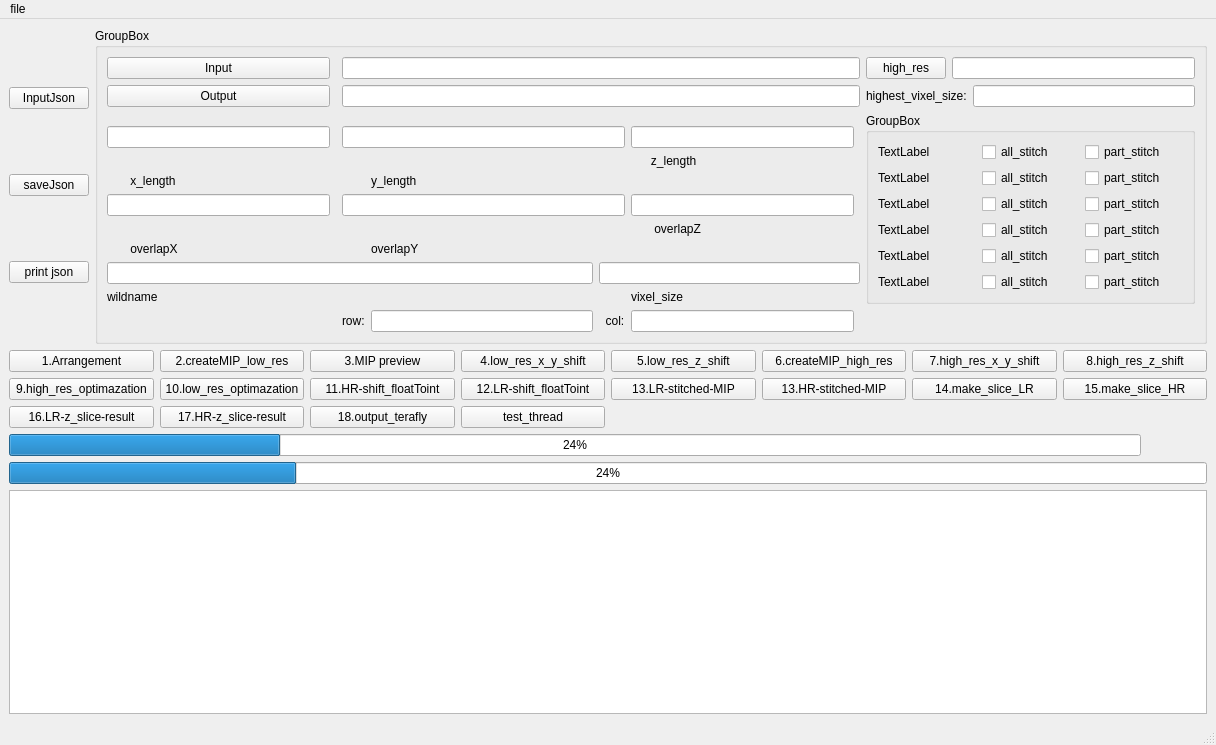
<?xml version="1.0" encoding="UTF-8"?>
<ui version="4.0">
 <class>MainWindow</class>
 <widget class="QMainWindow" name="MainWindow">
  <property name="geometry">
   <rect>
    <x>0</x>
    <y>0</y>
    <width>1216</width>
    <height>745</height>
   </rect>
  </property>
  <property name="windowTitle">
   <string>MainWindow</string>
  </property>
  <widget class="QWidget" name="centralwidget">
   <layout class="QVBoxLayout" name="verticalLayout_3">
    <item>
     <layout class="QHBoxLayout" name="horizontalLayout">
      <item>
       <layout class="QVBoxLayout" name="verticalLayout">
        <item>
         <widget class="QPushButton" name="InputJsonButton">
          <property name="text">
           <string>InputJson</string>
          </property>
         </widget>
        </item>
        <item>
         <widget class="QPushButton" name="CeateJsonButton">
          <property name="text">
           <string>saveJson</string>
          </property>
         </widget>
        </item>
        <item>
         <widget class="QPushButton" name="print_jsonButton">
          <property name="text">
           <string>print json</string>
          </property>
         </widget>
        </item>
       </layout>
      </item>
      <item>
       <widget class="QGroupBox" name="JsonInfoBox">
        <property name="title">
         <string>GroupBox</string>
        </property>
        <layout class="QGridLayout" name="gridLayout">
         <item row="1" column="0">
          <widget class="QPushButton" name="output_folderButton">
           <property name="text">
            <string>Output</string>
           </property>
          </widget>
         </item>
         <item row="0" column="0">
          <widget class="QPushButton" name="input_folderButton">
           <property name="text">
            <string>Input</string>
           </property>
          </widget>
         </item>
         <item row="6" column="2" colspan="3">
          <widget class="QLineEdit" name="overlapYEdit"/>
         </item>
         <item row="10" column="5" colspan="2">
          <widget class="QLabel" name="label_10">
           <property name="text">
            <string>vixel_size</string>
           </property>
          </widget>
         </item>
         <item row="5" column="0">
          <widget class="QLabel" name="label_3">
           <property name="text">
            <string>       x_length</string>
           </property>
          </widget>
         </item>
         <item row="9" column="0" colspan="4">
          <widget class="QLineEdit" name="wildnameEdit"/>
         </item>
         <item row="8" column="0">
          <widget class="QLabel" name="label_6">
           <property name="text">
            <string>       overlapX</string>
           </property>
          </widget>
         </item>
         <item row="8" column="3" colspan="3">
          <widget class="QLabel" name="label_7">
           <property name="text">
            <string>overlapY</string>
           </property>
          </widget>
         </item>
         <item row="0" column="7">
          <widget class="QPushButton" name="high_res_input_folder_Button">
           <property name="text">
            <string>high_res</string>
           </property>
          </widget>
         </item>
         <item row="3" column="5">
          <widget class="QLineEdit" name="z_lengthEdit"/>
         </item>
         <item row="1" column="7" colspan="2">
          <widget class="QLabel" name="label_11">
           <property name="text">
            <string>highest_vixel_size:</string>
           </property>
          </widget>
         </item>
         <item row="1" column="2" colspan="5">
          <widget class="QLineEdit" name="output_path"/>
         </item>
         <item row="1" column="9">
          <widget class="QLineEdit" name="highest_vixel_sizeEdit"/>
         </item>
         <item row="6" column="0">
          <widget class="QLineEdit" name="overlapXEdit">
           <property name="minimumSize">
            <size>
             <width>205</width>
             <height>0</height>
            </size>
           </property>
          </widget>
         </item>
         <item row="2" column="7" rowspan="9" colspan="3">
          <widget class="QGroupBox" name="resgroupBox">
           <property name="title">
            <string>GroupBox</string>
           </property>
           <layout class="QGridLayout" name="gridLayout_2">
            <item row="3" column="1">
             <widget class="QCheckBox" name="all_stitch4">
              <property name="text">
               <string>all_stitch</string>
              </property>
             </widget>
            </item>
            <item row="0" column="0">
             <widget class="QLabel" name="res1_label">
              <property name="text">
               <string>TextLabel</string>
              </property>
             </widget>
            </item>
            <item row="2" column="2">
             <widget class="QCheckBox" name="part_stitch3">
              <property name="text">
               <string>part_stitch</string>
              </property>
             </widget>
            </item>
            <item row="1" column="1">
             <widget class="QCheckBox" name="all_stitch2">
              <property name="text">
               <string>all_stitch</string>
              </property>
             </widget>
            </item>
            <item row="4" column="0">
             <widget class="QLabel" name="res5_label">
              <property name="text">
               <string>TextLabel</string>
              </property>
             </widget>
            </item>
            <item row="5" column="1">
             <widget class="QCheckBox" name="all_stitch6">
              <property name="text">
               <string>all_stitch</string>
              </property>
             </widget>
            </item>
            <item row="3" column="2">
             <widget class="QCheckBox" name="part_stitch4">
              <property name="text">
               <string>part_stitch</string>
              </property>
             </widget>
            </item>
            <item row="5" column="0">
             <widget class="QLabel" name="res6_label">
              <property name="text">
               <string>TextLabel</string>
              </property>
             </widget>
            </item>
            <item row="3" column="0">
             <widget class="QLabel" name="res4_label">
              <property name="text">
               <string>TextLabel</string>
              </property>
             </widget>
            </item>
            <item row="2" column="0">
             <widget class="QLabel" name="res3_label">
              <property name="text">
               <string>TextLabel</string>
              </property>
             </widget>
            </item>
            <item row="4" column="2">
             <widget class="QCheckBox" name="part_stitch5">
              <property name="text">
               <string>part_stitch</string>
              </property>
             </widget>
            </item>
            <item row="4" column="1">
             <widget class="QCheckBox" name="all_stitch5">
              <property name="text">
               <string>all_stitch</string>
              </property>
             </widget>
            </item>
            <item row="1" column="2">
             <widget class="QCheckBox" name="part_stitch2">
              <property name="text">
               <string>part_stitch</string>
              </property>
             </widget>
            </item>
            <item row="0" column="2">
             <widget class="QCheckBox" name="part_stitch1">
              <property name="text">
               <string>part_stitch</string>
              </property>
             </widget>
            </item>
            <item row="2" column="1">
             <widget class="QCheckBox" name="all_stitch3">
              <property name="text">
               <string>all_stitch</string>
              </property>
             </widget>
            </item>
            <item row="5" column="2">
             <widget class="QCheckBox" name="part_stitch6">
              <property name="text">
               <string>part_stitch</string>
              </property>
             </widget>
            </item>
            <item row="1" column="0">
             <widget class="QLabel" name="res2_label">
              <property name="text">
               <string>TextLabel</string>
              </property>
             </widget>
            </item>
            <item row="0" column="1">
             <widget class="QCheckBox" name="all_stitch1">
              <property name="text">
               <string>all_stitch</string>
              </property>
             </widget>
            </item>
           </layout>
          </widget>
         </item>
         <item row="3" column="2" colspan="3">
          <widget class="QLineEdit" name="y_lengthEdit"/>
         </item>
         <item row="9" column="4" colspan="3">
          <widget class="QLineEdit" name="vixel_sizeEdit"/>
         </item>
         <item row="0" column="2" colspan="5">
          <widget class="QLineEdit" name="input_path"/>
         </item>
         <item row="0" column="8" colspan="2">
          <widget class="QLineEdit" name="high_res_input_path"/>
         </item>
         <item row="5" column="3" colspan="3">
          <widget class="QLabel" name="label_4">
           <property name="text">
            <string>y_length</string>
           </property>
          </widget>
         </item>
         <item row="6" column="5">
          <widget class="QLineEdit" name="overlapZEdit"/>
         </item>
         <item row="10" column="0" colspan="3">
          <widget class="QLabel" name="label_9">
           <property name="text">
            <string>wildname</string>
           </property>
          </widget>
         </item>
         <item row="12" column="4">
          <widget class="QLabel" name="collabel">
           <property name="text">
            <string>  col:</string>
           </property>
          </widget>
         </item>
         <item row="12" column="5">
          <widget class="QLineEdit" name="collineEdit"/>
         </item>
         <item row="12" column="2">
          <widget class="QLabel" name="rowlabel">
           <property name="text">
            <string>row:</string>
           </property>
          </widget>
         </item>
         <item row="4" column="5">
          <widget class="QLabel" name="label_5">
           <property name="text">
            <string>      z_length</string>
           </property>
          </widget>
         </item>
         <item row="12" column="3">
          <widget class="QLineEdit" name="rowlineEdit"/>
         </item>
         <item row="3" column="0">
          <widget class="QLineEdit" name="x_lengthEdit"/>
         </item>
         <item row="7" column="5">
          <widget class="QLabel" name="label_8">
           <property name="text">
            <string>       overlapZ</string>
           </property>
          </widget>
         </item>
        </layout>
       </widget>
      </item>
     </layout>
    </item>
    <item>
     <layout class="QVBoxLayout" name="verticalLayout_2">
      <item>
       <layout class="QGridLayout" name="gridLayout_3">
        <item row="1" column="5">
         <widget class="QPushButton" name="MIP_high_res_pushButton">
          <property name="text">
           <string>6.createMIP_high_res</string>
          </property>
         </widget>
        </item>
        <item row="1" column="6">
         <widget class="QPushButton" name="high_res_x_y_shift_pushButton">
          <property name="text">
           <string>7.high_res_x_y_shift</string>
          </property>
         </widget>
        </item>
        <item row="1" column="2">
         <widget class="QPushButton" name="MIPpreviewButton">
          <property name="text">
           <string>3.MIP preview</string>
          </property>
         </widget>
        </item>
        <item row="2" column="5">
         <widget class="QPushButton" name="HR_stitched_MIP_pushButton">
          <property name="text">
           <string>13.HR-stitched-MIP</string>
          </property>
         </widget>
        </item>
        <item row="3" column="1">
         <widget class="QPushButton" name="HR_z_slice_pushButton">
          <property name="text">
           <string>17.HR-z_slice-result</string>
          </property>
         </widget>
        </item>
        <item row="2" column="0">
         <widget class="QPushButton" name="high_res_op_pushButton">
          <property name="text">
           <string>9.high_res_optimazation</string>
          </property>
         </widget>
        </item>
        <item row="1" column="4">
         <widget class="QPushButton" name="low_res_z_shift_pushButton">
          <property name="text">
           <string>5.low_res_z_shift</string>
          </property>
         </widget>
        </item>
        <item row="2" column="3">
         <widget class="QPushButton" name="LR_shift_floatToint_pushButton">
          <property name="text">
           <string>12.LR-shift_floatToint</string>
          </property>
         </widget>
        </item>
        <item row="3" column="0">
         <widget class="QPushButton" name="LR_z_slice_pushButton">
          <property name="text">
           <string>16.LR-z_slice-result</string>
          </property>
         </widget>
        </item>
        <item row="2" column="7">
         <widget class="QPushButton" name="make_slice_HR_pushButton">
          <property name="text">
           <string>15.make_slice_HR</string>
          </property>
         </widget>
        </item>
        <item row="2" column="1">
         <widget class="QPushButton" name="low_res_op_pushButton">
          <property name="text">
           <string>10.low_res_optimazation</string>
          </property>
         </widget>
        </item>
        <item row="3" column="2">
         <widget class="QPushButton" name="output_terafly_pushButton">
          <property name="text">
           <string>18.output_terafly</string>
          </property>
         </widget>
        </item>
        <item row="1" column="3">
         <widget class="QPushButton" name="xy_shift_pushButton">
          <property name="text">
           <string>4.low_res_x_y_shift</string>
          </property>
         </widget>
        </item>
        <item row="2" column="4">
         <widget class="QPushButton" name="LR_stitched_MIP_pushButton">
          <property name="text">
           <string>13.LR-stitched-MIP</string>
          </property>
         </widget>
        </item>
        <item row="3" column="3">
         <widget class="QPushButton" name="test_threadpushButton">
          <property name="text">
           <string>test_thread</string>
          </property>
         </widget>
        </item>
        <item row="2" column="2">
         <widget class="QPushButton" name="HR_shift_floatToint_pushButton">
          <property name="text">
           <string>11.HR-shift_floatToint</string>
          </property>
         </widget>
        </item>
        <item row="2" column="6">
         <widget class="QPushButton" name="make_slice_LR_pushButton">
          <property name="text">
           <string>14.make_slice_LR</string>
          </property>
         </widget>
        </item>
        <item row="1" column="7">
         <widget class="QPushButton" name="high_res_z_shift_pushButton">
          <property name="text">
           <string>8.high_res_z_shift</string>
          </property>
         </widget>
        </item>
        <item row="1" column="1">
         <widget class="QPushButton" name="MipButton">
          <property name="text">
           <string>2.createMIP_low_res</string>
          </property>
         </widget>
        </item>
        <item row="1" column="0">
         <widget class="QPushButton" name="ArrangementButton">
          <property name="text">
           <string>1.Arrangement</string>
          </property>
         </widget>
        </item>
       </layout>
      </item>
     </layout>
    </item>
    <item>
     <widget class="QProgressBar" name="update_bar">
      <property name="maximumSize">
       <size>
        <width>1132</width>
        <height>16777215</height>
       </size>
      </property>
      <property name="value">
       <number>24</number>
      </property>
     </widget>
    </item>
    <item>
     <widget class="QProgressBar" name="progressBar2">
      <property name="value">
       <number>24</number>
      </property>
     </widget>
    </item>
    <item>
     <widget class="QTextBrowser" name="jsonBrowser"/>
    </item>
   </layout>
  </widget>
  <widget class="QMenuBar" name="menubar">
   <property name="geometry">
    <rect>
     <x>0</x>
     <y>0</y>
     <width>1216</width>
     <height>23</height>
    </rect>
   </property>
   <widget class="QMenu" name="menu">
    <property name="title">
     <string>file</string>
    </property>
    <addaction name="actionopen"/>
   </widget>
   <addaction name="menu"/>
  </widget>
  <widget class="QStatusBar" name="statusbar"/>
  <action name="actionopen">
   <property name="text">
    <string>open</string>
   </property>
  </action>
 </widget>
 <tabstops>
  <tabstop>input_path</tabstop>
  <tabstop>output_path</tabstop>
  <tabstop>x_lengthEdit</tabstop>
  <tabstop>y_lengthEdit</tabstop>
  <tabstop>overlapXEdit</tabstop>
  <tabstop>overlapYEdit</tabstop>
  <tabstop>wildnameEdit</tabstop>
  <tabstop>vixel_sizeEdit</tabstop>
  <tabstop>high_res_input_folder_Button</tabstop>
  <tabstop>high_res_input_path</tabstop>
  <tabstop>highest_vixel_sizeEdit</tabstop>
  <tabstop>all_stitch1</tabstop>
  <tabstop>part_stitch1</tabstop>
  <tabstop>all_stitch2</tabstop>
  <tabstop>part_stitch2</tabstop>
  <tabstop>all_stitch3</tabstop>
  <tabstop>part_stitch3</tabstop>
  <tabstop>all_stitch4</tabstop>
  <tabstop>part_stitch4</tabstop>
  <tabstop>all_stitch5</tabstop>
  <tabstop>part_stitch5</tabstop>
  <tabstop>all_stitch6</tabstop>
  <tabstop>part_stitch6</tabstop>
  <tabstop>MIPpreviewButton</tabstop>
  <tabstop>xy_shift_pushButton</tabstop>
  <tabstop>low_res_z_shift_pushButton</tabstop>
  <tabstop>high_res_x_y_shift_pushButton</tabstop>
  <tabstop>jsonBrowser</tabstop>
  <tabstop>InputJsonButton</tabstop>
  <tabstop>CeateJsonButton</tabstop>
  <tabstop>print_jsonButton</tabstop>
  <tabstop>input_folderButton</tabstop>
  <tabstop>output_folderButton</tabstop>
 </tabstops>
 <resources/>
 <connections/>
</ui>
